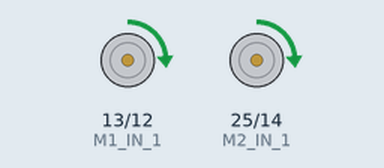
The program below on a simulated ESP32. On the bench: motor-driver pin pairs drawn as motors (green arrow = first pin HIGH = forward, orange = second pin HIGH = backward, longer = more drive).

Above: at 1.2 s.
Timing chart, 0 to 4.0 s (numbered marks = the images above):
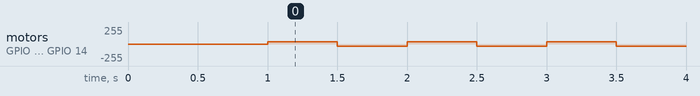

Measured:
- by itself, motor on GPIO 13 (M1_IN_1) / GPIO 12 (M1_IN_2), motor on GPIO 25 (M2_IN_1) / GPIO 14 (M2_IN_2): alternates forward 37/255 for 0.50 s and backward 37/255 for 0.50 s

The program:

main.cpp
```cpp
#include <Arduino.h>

const unsigned int M1_IN_1 = 13;
const unsigned int M1_IN_2 = 12;
const unsigned int M2_IN_1 = 25;
const unsigned int M2_IN_2 = 14;

const unsigned int M1_IN_1_CHANNEL = 8;
const unsigned int M1_IN_2_CHANNEL = 9;
const unsigned int M2_IN_1_CHANNEL = 10;
const unsigned int M2_IN_2_CHANNEL = 11;

const unsigned int M1_I_SENSE = 35;
const unsigned int M2_I_SENSE = 34;

const unsigned int PWM_VALUE = 512; // Do not give max PWM. Robot will move fast

const int freq = 5000;
const int resolution = 10;


void setup() {
  Serial.begin(115200);

  ledcSetup(M1_IN_1_CHANNEL, freq, resolution);
  ledcSetup(M1_IN_2_CHANNEL, freq, resolution);
  ledcSetup(M2_IN_1_CHANNEL, freq, resolution);
  ledcSetup(M2_IN_2_CHANNEL, freq, resolution);

  ledcAttachPin(M1_IN_1, M1_IN_1_CHANNEL);
  ledcAttachPin(M1_IN_2, M1_IN_2_CHANNEL);
  ledcAttachPin(M2_IN_1, M2_IN_1_CHANNEL);
  ledcAttachPin(M2_IN_2, M2_IN_2_CHANNEL);

  pinMode(M1_I_SENSE, INPUT);
  pinMode(M2_I_SENSE, INPUT);
  delay(1000);
}

void loop() {
  ledcWrite(M1_IN_1_CHANNEL, 150);
  ledcWrite(M1_IN_2_CHANNEL, 0);
  ledcWrite(M2_IN_1_CHANNEL, 150);
  ledcWrite(M2_IN_2_CHANNEL, 0);
  delay(500);

  ledcWrite(M1_IN_1_CHANNEL, 0);
  ledcWrite(M1_IN_2_CHANNEL, 150);
  ledcWrite(M2_IN_1_CHANNEL, 0);
  ledcWrite(M2_IN_2_CHANNEL, 150);
  delay(500);

}
```
